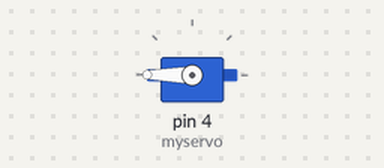
The sketch below on a simulated Arduino Uno, built with avr-gcc and run on an emulated ATmega328P. On the bench: servo.

Above: at 0.05 s.
At 3.0 s:
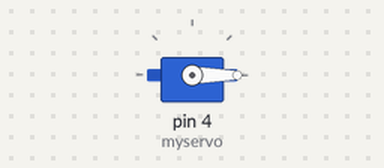
Timing chart, 0 to 6.9 s (numbered marks = the images above):
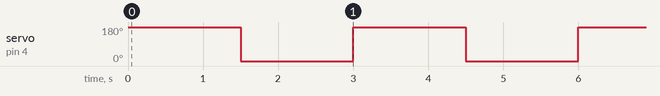

The sketch:

Code.ino
```cpp
#include <Servo.h>
Servo myservo;
int val;
void setup()
{
    myservo.attach(4);
    Serial.begin(9600);
}
void loop()
{
    myservo.write(180);
    delay(1500);
    myservo.write(0);
    delay(1500);
}
```

Measured:
- by itself, servo on pin 4 (myservo): alternates 180° for 1.5 s and 0° for 1.5 s
